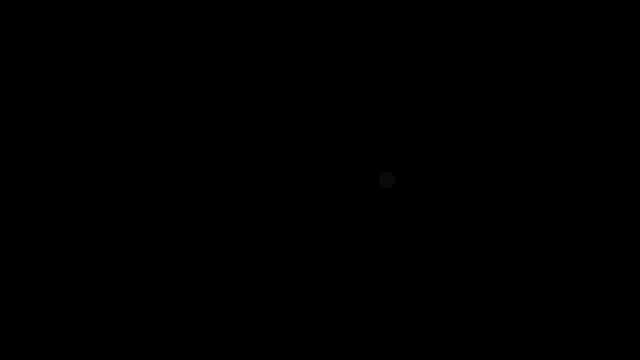
Frame 1 (no input)
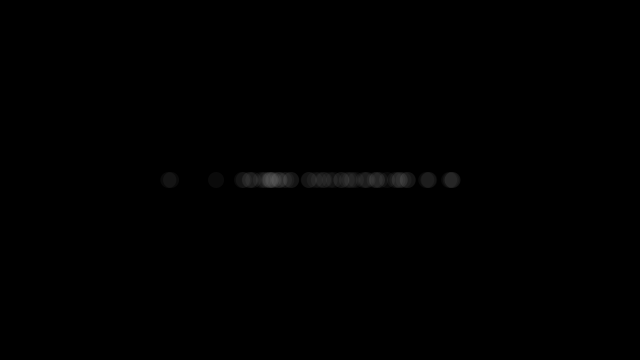
Frame 60 (the mouse pressed at the canvas centre just before this capture)
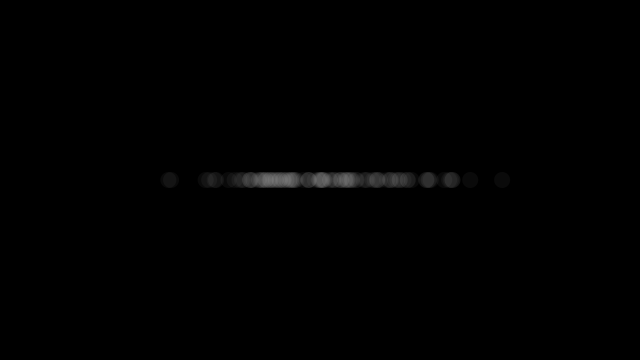
Frame 120 (the mouse held since frame 60 and released just before this capture)

The Processing sketch that drew these frames (run headless with seeded random() and noise(); from frame 60 on, the mouse is pressed at the canvas centre):

// Processing sketch: Probability
// ── Probability.pde
import java.util.Random;

Random generator;

void setup() {
  size(640, 360);
  generator = new Random();
  background(0);
}

void draw() {
  float num = (float) generator.nextGaussian();
  float sd = 60;
  float mean = 320;
  
  float x = sd * num + mean;
  
  noStroke();
  fill(255,10);
  ellipse(x,180,16,16);
}
